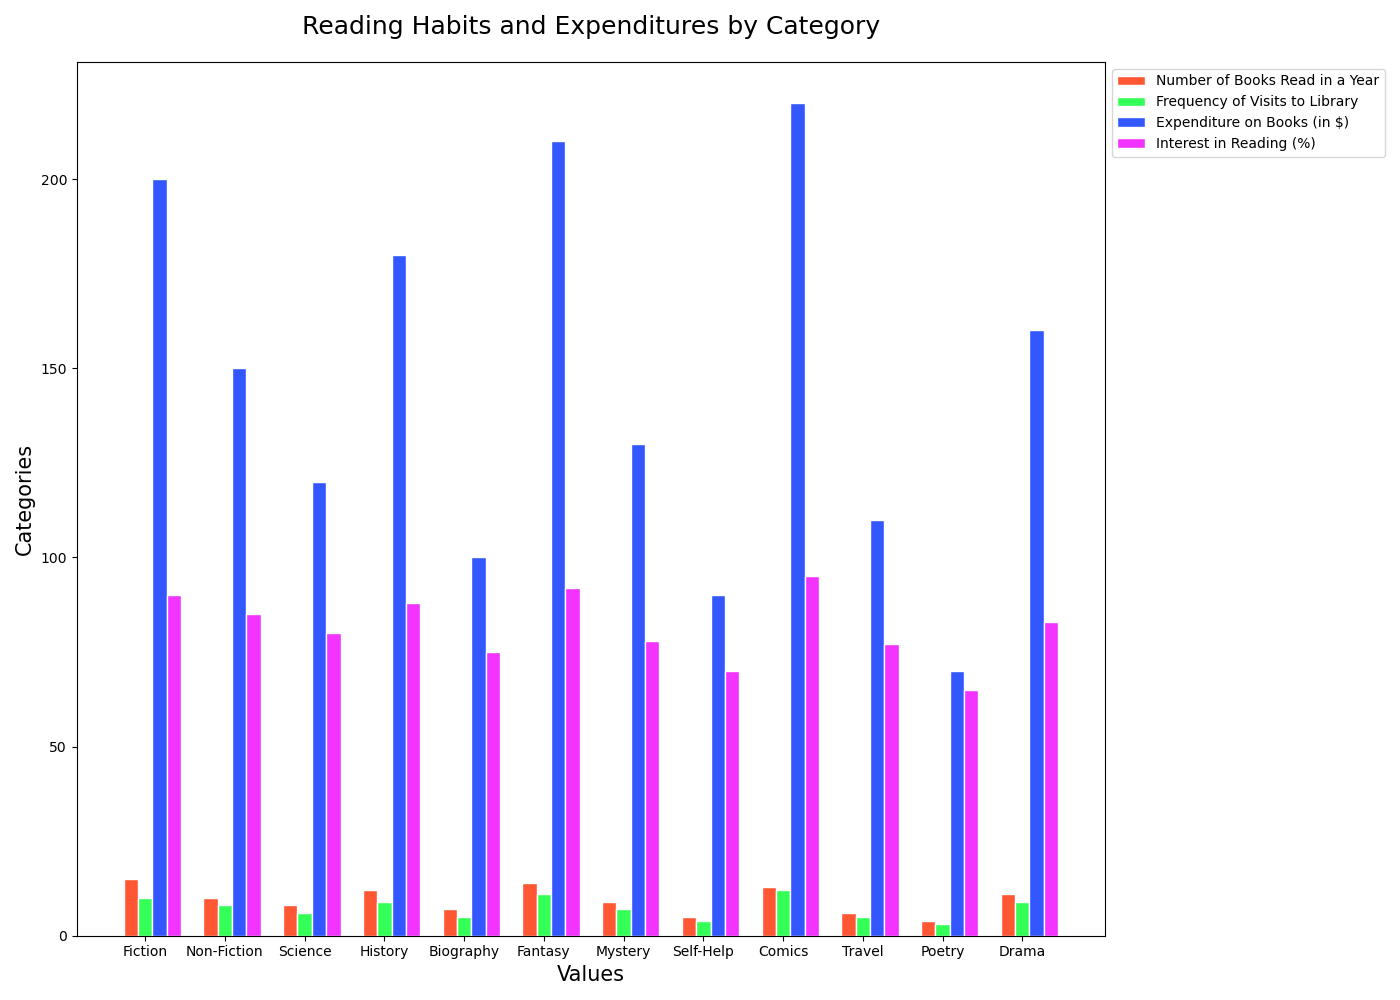

Write Python code to recreate this figure.

import matplotlib.pyplot as plt
import pandas as pd

data = {
    "Category": ["Fiction", "Non-Fiction", "Science", "History", "Biography", "Fantasy", "Mystery", "Self-Help", "Comics", "Travel", "Poetry", "Drama"],
    "Number of Books Read in a Year": [15, 10, 8, 12, 7, 14, 9, 5, 13, 6, 4, 11],
    "Frequency of Visits to Library": [10, 8, 6, 9, 5, 11, 7, 4, 12, 5, 3, 9],
    "Expenditure on Books (in $)": [200, 150, 120, 180, 100, 210, 130, 90, 220, 110, 70, 160],
    "Interest in Reading (%)": [90, 85, 80, 88, 75, 92, 78, 70, 95, 77, 65, 83]
}

df = pd.DataFrame(data)

fig, ax = plt.subplots(figsize=(14, 10))

bar_width = 0.18

indices = df.index
r1 = range(len(indices))
r2 = [x + bar_width for x in r1]
r3 = [x + bar_width for x in r2]
r4 = [x + bar_width for x in r3]

ax.bar(r1, df['Number of Books Read in a Year'], color='#FF5733', edgecolor='white', width=bar_width, label='Number of Books Read in a Year')
ax.bar(r2, df['Frequency of Visits to Library'], color='#33FF57', edgecolor='white', width=bar_width, label='Frequency of Visits to Library')
ax.bar(r3, df['Expenditure on Books (in $)'], color='#3357FF', edgecolor='white', width=bar_width, label='Expenditure on Books (in $)')
ax.bar(r4, df['Interest in Reading (%)'], color='#F333FF', edgecolor='white', width=bar_width, label='Interest in Reading (%)')

ax.set_ylabel('Categories', fontsize=15)
ax.set_xlabel('Values', fontsize=15)
ax.set_title('Reading Habits and Expenditures by Category', fontsize=18, pad=20)

ax.set_xticks([r + bar_width for r in range(len(r1))])
ax.set_xticklabels(df['Category'])

ax.legend(loc='upper left', bbox_to_anchor=(1, 1))
plt.tight_layout()
plt.show()
